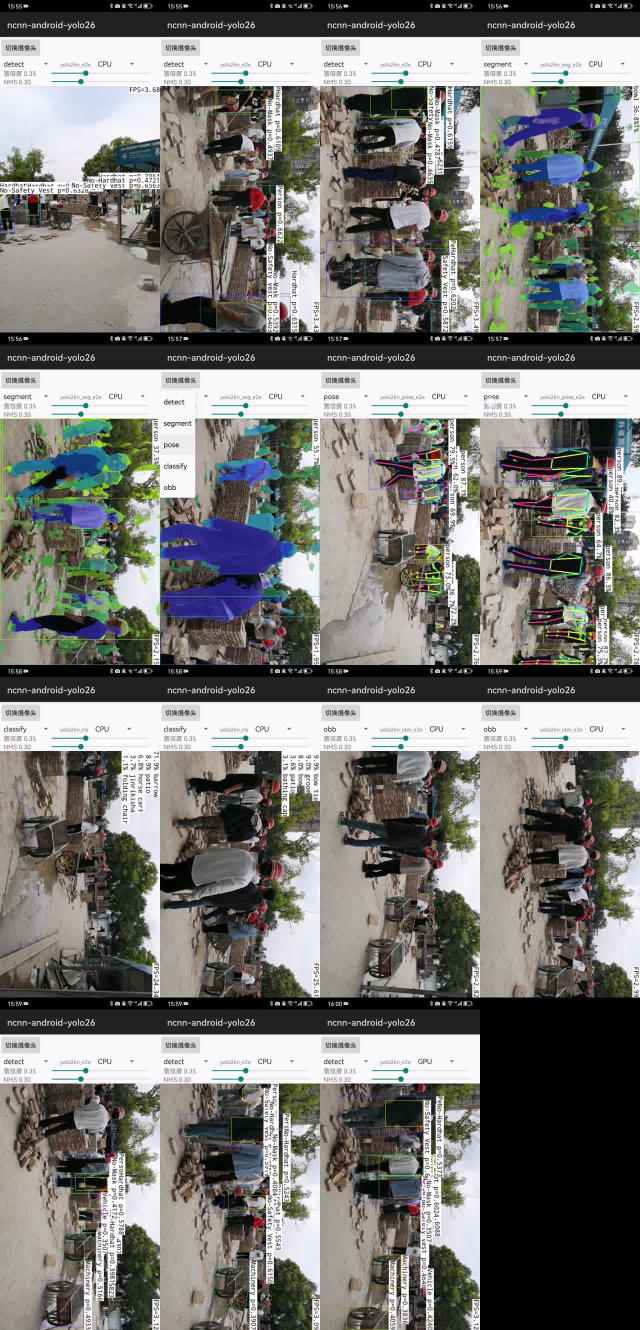
#> input picture testpics/contact_155526.jpg, 1280 x 2660 px, given in place of results.png, which was not available (shown at 1/2 size)
$ python build_paper_figure_assets.py
#> lines starting #> are read from the running program, lines starting #| are printed output that depends on the picture; pictures that were not available may be replaced by others from this repository, and a replacement may not be noted
from pathlib import Path

from PIL import Image, ImageDraw

ROOT = Path(__file__).resolve().parents[1]
OUTPUT_DIR = ROOT / "runs" / "paper_figures"
TESTPICS_DIR = ROOT / "testpics"

BACKGROUND = (255, 255, 255)
BORDER = (180, 185, 192)
PANEL_BORDER = 1
OUTER_PADDING = 0

GRID_CROP_TOP = 50

FIGURES = [
    {
        "source": ROOT / "runs" / "detect" / "runs" / "train" / "yolo26n_safehat" / "results.png",
        "target": OUTPUT_DIR / "figure8a_train_results_styled.png",
        "journal_name": "Figure_8a.png",
        "max_width": 1400,
    },
    {
        "source": ROOT / "runs" / "detect" / "runs" / "train" / "yolo26n_safehat" / "val_batch0_pred.jpg",
        "target": OUTPUT_DIR / "figure8b_val_pred_styled.png",
        "journal_name": "Figure_8b.png",
        "max_width": 1240,
        "clean_grid": True,
    },
]

def fit_image(image: Image.Image, max_width: int) -> Image.Image:
    if image.width <= max_width:
        return image
    target_height = round(image.height * max_width / image.width)
    return image.resize((max_width, target_height), Image.Resampling.LANCZOS)

def framed_figure(image: Image.Image) -> Image.Image:
    panel_width = image.width + PANEL_BORDER * 2
    panel_height = image.height + PANEL_BORDER * 2
    canvas = Image.new("RGB", (panel_width, panel_height), BACKGROUND)
    draw = ImageDraw.Draw(canvas)
    draw.rectangle((0, 0, panel_width - 1, panel_height - 1), outline=BORDER, width=PANEL_BORDER)
    canvas.paste(image, (PANEL_BORDER, PANEL_BORDER))
    return canvas

def clean_val_grid(image: Image.Image, cols: int = 3) -> Image.Image:
    W, H = image.size
    rows = H // (W // cols)
    cell_w = W // cols
    cell_h = H // rows
    out_cell_h = cell_h - GRID_CROP_TOP
    out = Image.new("RGB", (W, rows * out_cell_h), BACKGROUND)
    for r in range(rows):
        for c in range(cols):
            x0, y0 = c * cell_w, r * cell_h
            cell = image.crop((x0, y0, x0 + cell_w, y0 + cell_h))
            cell_clean = cell.crop((0, GRID_CROP_TOP, cell_w, cell_h))
            out.paste(cell_clean, (c * cell_w, r * out_cell_h))
    return out

def build_single_assets() -> None:
    for figure in FIGURES:
        image = Image.open(figure["source"]).convert("RGB")
#> image is the input picture: PIL image 1280x2660 RGB; mean R, G, B 120, 119.6, 116
        if figure.get("clean_grid"):
            image = clean_val_grid(image)
        image = fit_image(image, figure["max_width"])
        styled = framed_figure(image)
#> in framed_figure, `canvas = Image.new("RGB", (panel_width, panel_height), BACKGROUND)`: canvas: PIL image 1282x2662 RGB; every value is 255
#> in framed_figure, `canvas.paste(image, (PANEL_BORDER, PANEL_BORDER))`:
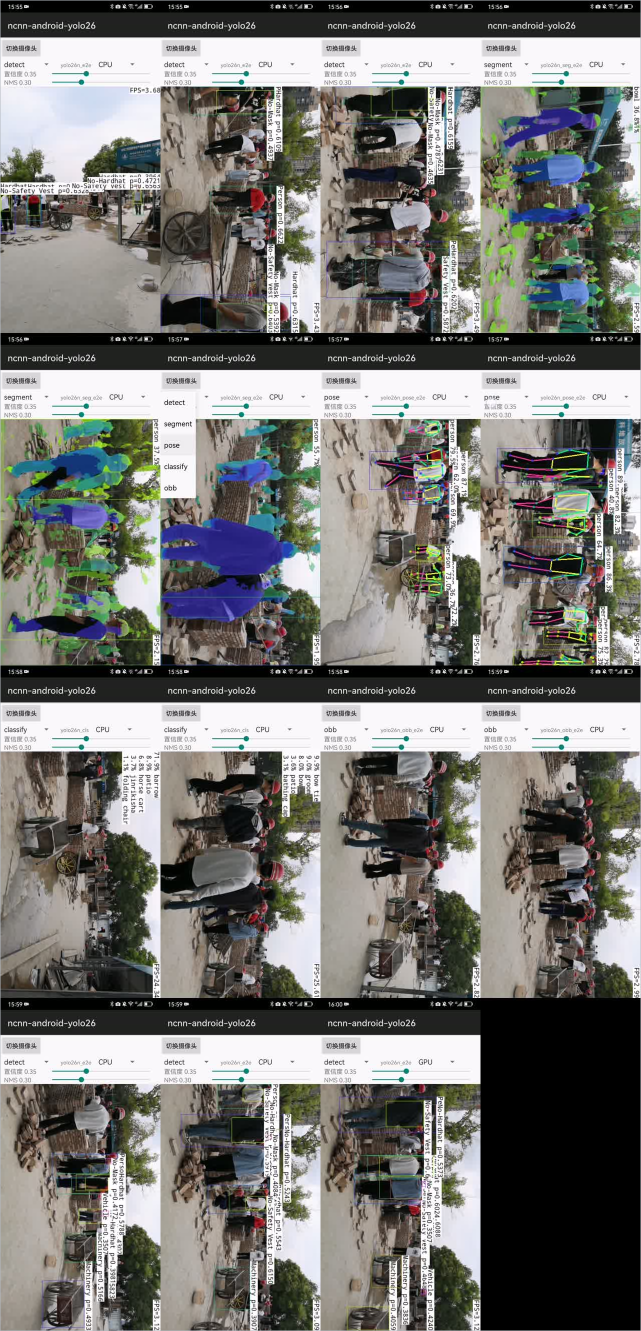
#> canvas: PIL image 1282x2662 RGB (shown at 1/2 size); mean R, G, B 120.2, 119.7, 116.2
        styled.save(figure["target"], format="PNG")
        print(f"saved: {figure['target']}")
#> pass 2 of the loop in build_single_assets, `for figure in FIGURES:`:
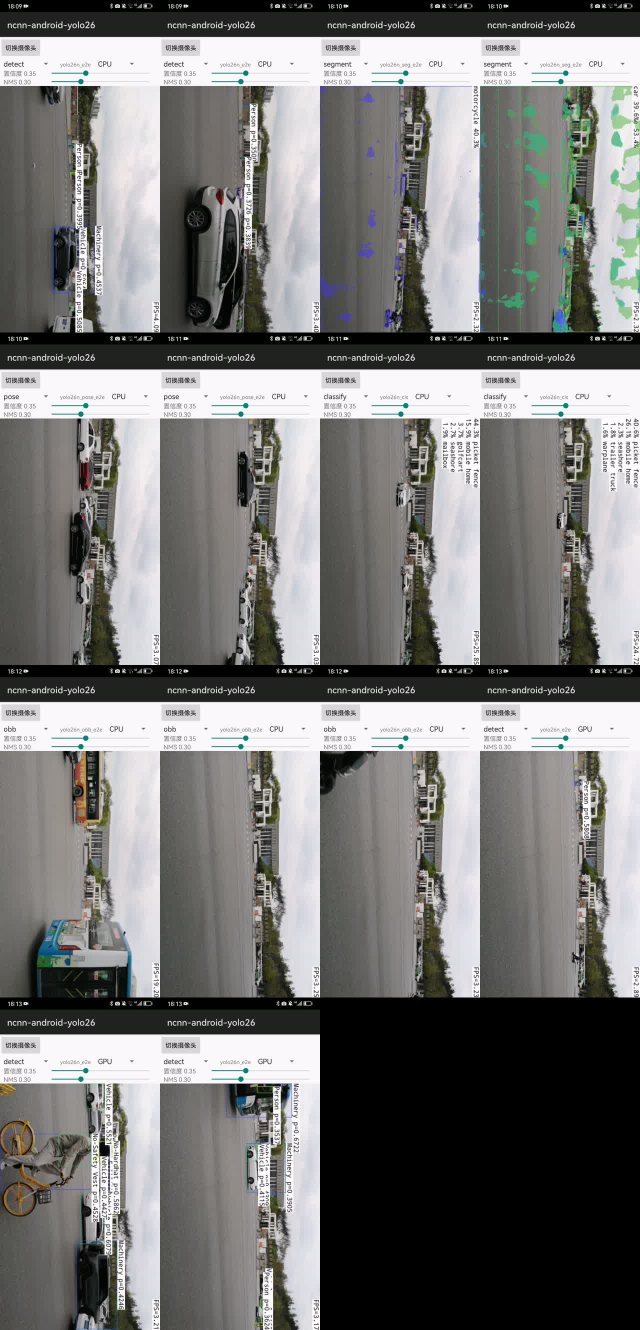
#> input picture testpics/contact_180921.jpg, 1280 x 2660 px, given in place of val_batch0_pred.jpg, which was not available (shown at 1/2 size)
#> in build_single_assets, image is the input picture: PIL image 1280x2660 RGB; mean R, G, B 121.5, 121.2, 120
#> after the loop in clean_val_grid, `for r in range(rows):`:
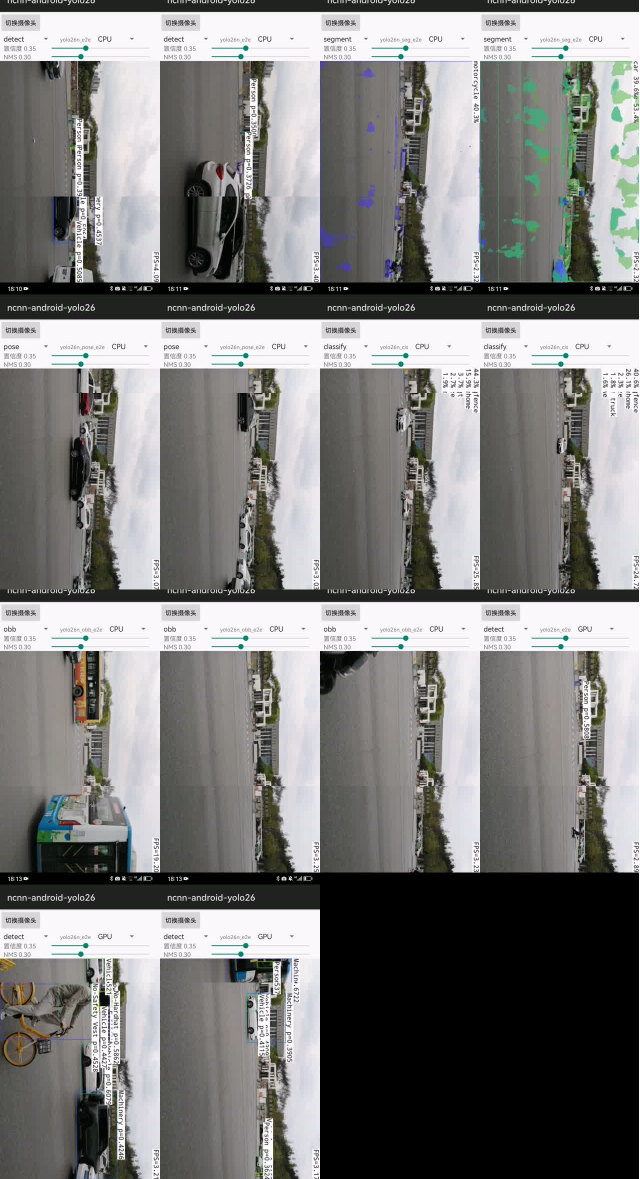
#> out: PIL image 1280x2358 RGB (shown at 1/2 size); mean R, G, B 125.6, 125.4, 124.1
#> in framed_figure (call 2), `canvas.paste(image, (PANEL_BORDER, PANEL_BORDER))`:
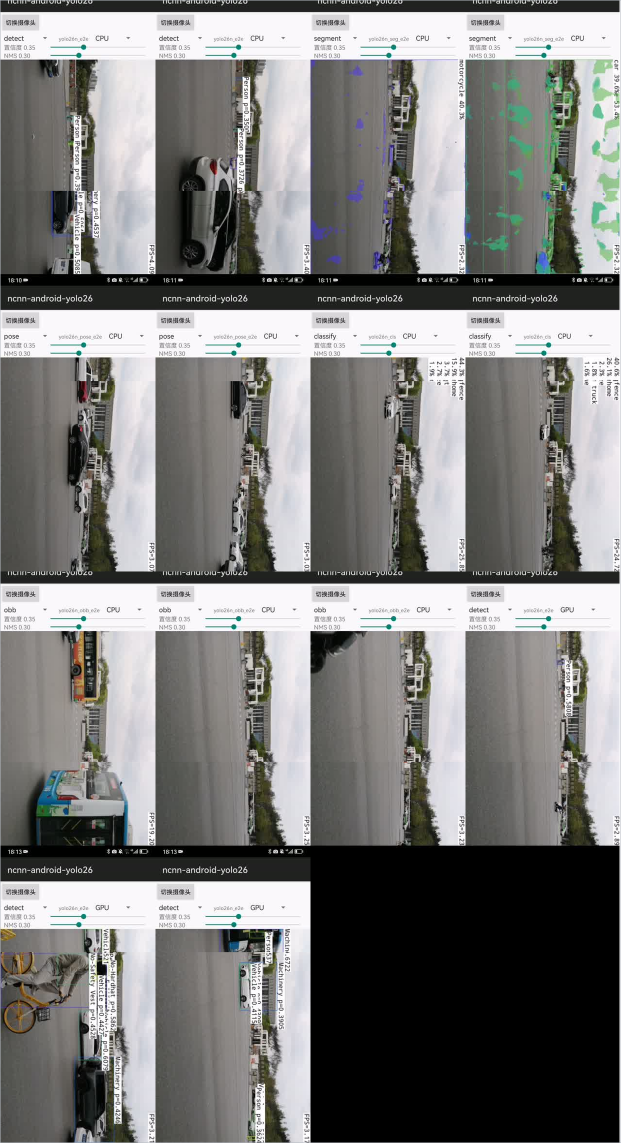
#> canvas: PIL image 1242x2286 RGB (shown at 1/2 size); mean R, G, B 125.7, 125.5, 124.3

def export_montage_png() -> None:
    png_source = ROOT / "runs" / "paper_figures" / "figure8c_five_task_montage.png"
    jpg_source = ROOT / "runs" / "androidtest" / "figure8_five_task_montage.jpg"
    target = OUTPUT_DIR / "figure8c_five_task_montage.png"
    source = png_source if png_source.exists() else jpg_source
    image = Image.open(source).convert("RGB")
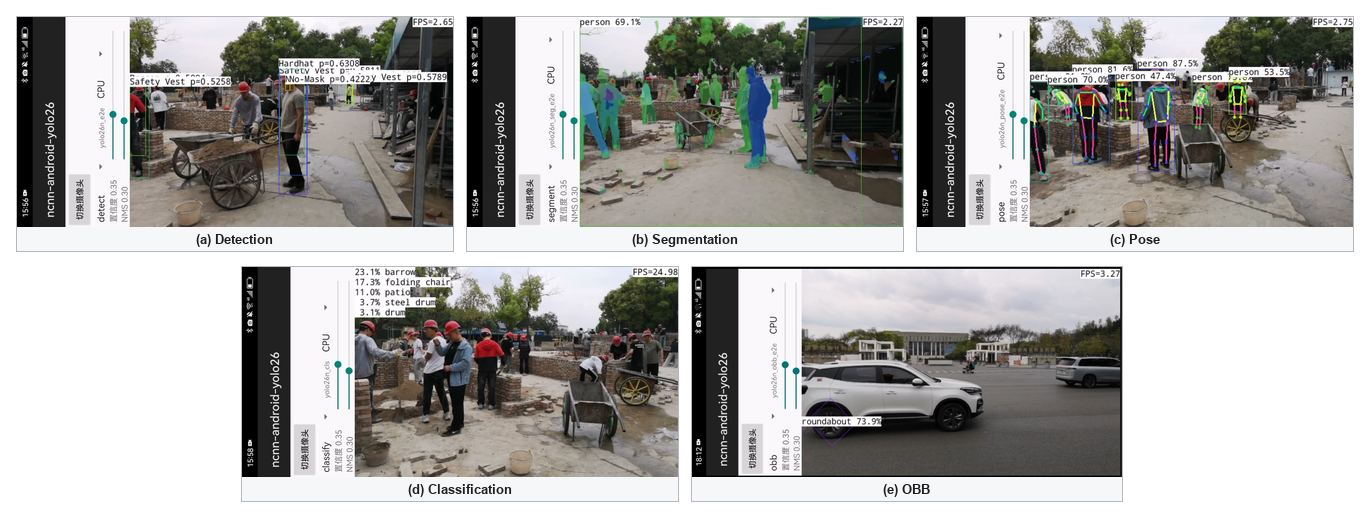
#> input picture testpics/figure8c_five_task_montage.png, 1370 x 518 px, found by its file name
#> image is the input picture: PIL image 1370x518 RGB; mean R, G, B 169.9, 169, 166.7
    image.save(target, format="PNG")
    print(f"saved: {target}")

def export_to_testpics() -> None:
    TESTPICS_DIR.mkdir(parents=True, exist_ok=True)
    for figure in FIGURES:
        src = figure["target"]
        dst = TESTPICS_DIR / figure["journal_name"]
        img = Image.open(src)
        img.save(dst, format="PNG")
        print(f"testpics: {dst}")
#> pass 2 of the loop in export_to_testpics, `for figure in FIGURES:`:
    src_8c = OUTPUT_DIR / "figure8c_five_task_montage.png"
    dst_8c = TESTPICS_DIR / "Figure_8c.png"
    img = Image.open(src_8c)
    img.save(dst_8c, format="PNG")
    print(f"testpics: {dst_8c}")

def main() -> None:
    OUTPUT_DIR.mkdir(parents=True, exist_ok=True)
    build_single_assets()
    export_montage_png()
    export_to_testpics()

if __name__ == "__main__":
    main()
